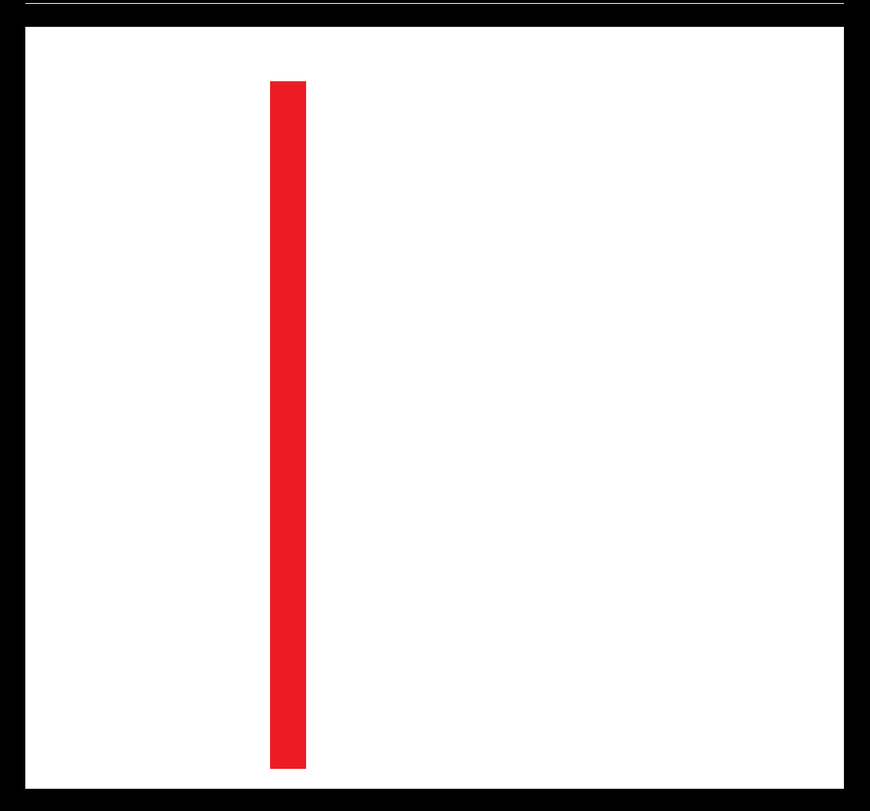
#> input picture Contors+Example/test38.png, 870 x 811 px, shrunk from 1134 x 1058 before the run
$ python Contors.py   (older library calls are emulated)
#> lines starting #> are read from the running program, lines starting #| are printed output that depends on the picture; after the words box and inside, x2 and y2 are one past the last pixel; in counts of white or black regions, pixels touching at a corner belong together
import cv2
import math
import numpy as np


''' ==========================
white circle is end
dark  is start
 ============================ '''

def Find_black_corners(img):

    img_black=img
    hsv_black = cv2.cvtColor(img_black, cv2.COLOR_BGR2HSV)
    lower_black = np.array([0, 0, 0])
    upper_black = np.array([10, 10, 60])
    black_mask= cv2.inRange(hsv_black, lower_black, upper_black)
    kernal = np.ones((5, 5), np.uint8)
    gray_res = cv2.morphologyEx(black_mask, cv2.MORPH_CLOSE, kernal)
    edges = cv2.Canny(gray_res, 100, 100)
    _,cnts,h  = cv2.findContours(edges.copy(), cv2.RETR_TREE, cv2.CHAIN_APPROX_SIMPLE)
    cnts = sorted(cnts, key = cv2.contourArea, reverse = True)[:10]
    cv2.imshow("imgof2fn",edges)
    if(len(cnts)>1):
        peri = cv2.arcLength(cnts[0], True)
        approx = cv2.approxPolyDP(cnts[0], 0.02 * peri, True)
        print(len(approx))


def next_state_finder(start,end,prev,zawya):

    #For Case of going up

    if (prev=="up"):
        if (zawya>80 and zawya <100):
            next="up"
        elif (zawya>100):
            next="left"
        elif (zawya<80):
            next="right"
        else:
            print("how did this happen")

    #For Case of going down

    elif (prev=="down"):
        if (zawya>80 and zawya <100):
            next="down"
        elif (zawya>100):
            next="left"
        elif (zawya<80):
            next="right"
        else:
            print("how did this happen")

    #For Case of going right

    elif (prev=="right"):
        if  (zawya<30):
            next="right"
        elif (end['y']<start['y']):
            next="up"
        elif (end['y']>start['y']):
            next="down"
        else:
            print("how did this happen")

     #For Case of going left

    elif (prev=="left"):

        if  (zawya>160):
            next="left"
        elif (end['y']<start['y']):
            next="up"
        elif (end['y']>start['y']):
            next="down"
        else:
            print("how did this happen")

    print(next)
    return next


def end_point_finder(vertices,startpoint):
    max_distance=0
    flag=1
    end_x=0
    end_y=0
    for corner in vertices:
        x,y=corner[0].ravel()
        distance=math.hypot( (startpoint['x'] - x ) , (startpoint['y'] - y ) )

        if flag==1:
            max_distance=distance
            flag=0
            end_x=x
            end_y=y

        elif flag==0:
            if (distance>max_distance):
                max_distance=distance
                end_x=x
                end_y=y
    return end_x , end_y


#Cosine_Law
def cosine_law(start,end):


    horizontal={"x": 1000 , "y": start["y"] }

    diff_x_start=(1000 - start["x"])
    diff_y_start=0

    diff_x_end=(end["x"]-start["x"])
    diff_y_end=(end["y"]-start["y"])

    adotb= (diff_x_start*diff_x_end) + (diff_y_start*diff_y_end)


    a_mag=math.hypot(diff_x_start,diff_y_start)
    b_mag=math.hypot(diff_x_end,diff_y_end)
    cos= (adotb/(a_mag * b_mag))
    angle=math.acos(cos)

    return  angle * (180/3.14)


#Testing Purposes

previous="up"
current= 0
startpoint=0
endpoint=0
first_time=1
img = cv2.imread("test38.png", cv2.IMREAD_COLOR)
#> img is the input picture: shape (811, 870, 3); mean B, G, R 218, 217.7, 225
img_test_black=img
# detect red lines
# =======================================
hsv = cv2.cvtColor(img, cv2.COLOR_BGR2HSV)
#> hsv: shape (811, 870, 3); mean H, S, V 6.5, 7.9, 225
min = np.array([150, 40, 40])
max = np.array([190, 255, 255])
mask = cv2.inRange(hsv, min, max)
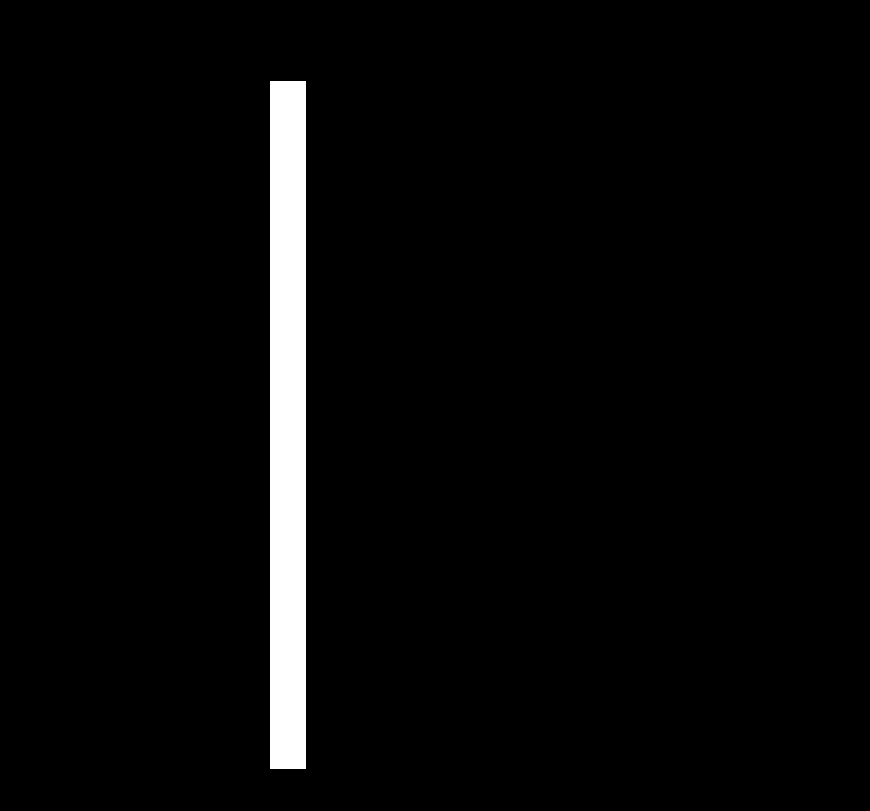
#> mask: shape (811, 870); 3.5% white; 1 white region, box (x1, y1, x2, y2) and area: (270, 81, 306, 769) 24768
res = cv2.bitwise_and(img, img, mask=mask)
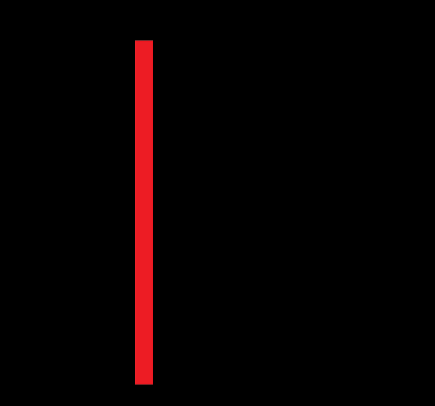
#> res: shape (811, 870, 3) (shown at 1/2 size); mean B, G, R 1.3, 1, 8.3

gray_res = cv2.cvtColor(res, cv2.COLOR_BGR2GRAY)
kernal = np.ones((5, 5), np.uint8)
gray_res = cv2.morphologyEx(gray_res, cv2.MORPH_CLOSE, kernal)
# =======================================
Find_black_corners(img_test_black)
#> in Find_black_corners, `gray_res = cv2.morphologyEx(black_mask, cv2.MORPH_CLOSE, kernal)`:
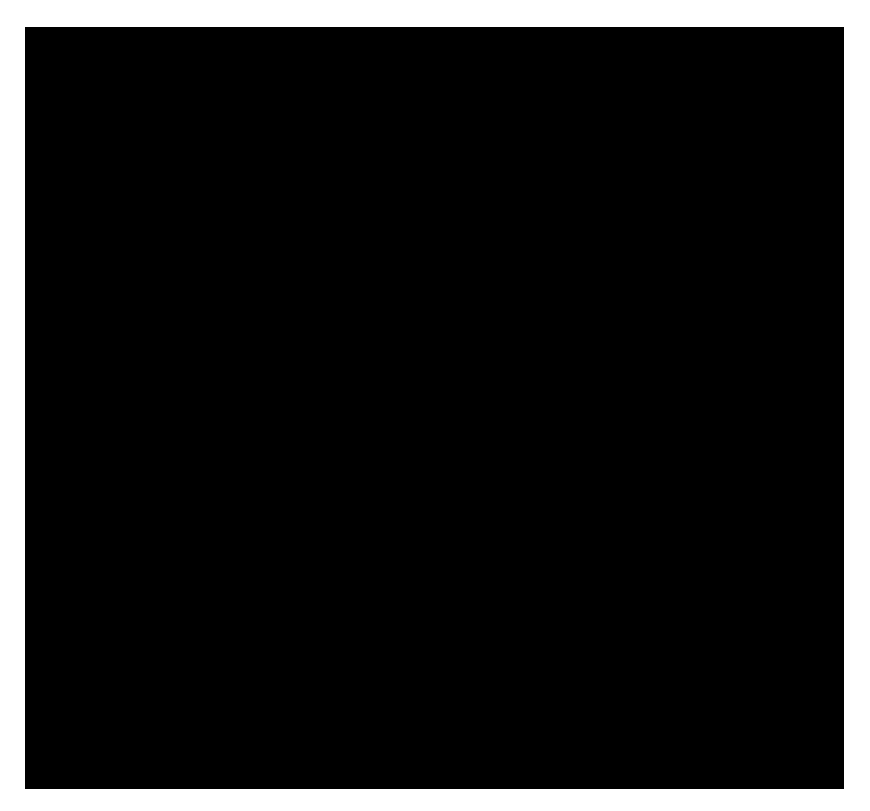
#> gray_res: shape (811, 870); 11.5% white; 1 white region, box (x1, y1, x2, y2) and area: (0, 0, 870, 811) 81492
#> in Find_black_corners, `edges = cv2.Canny(gray_res, 100, 100)`:
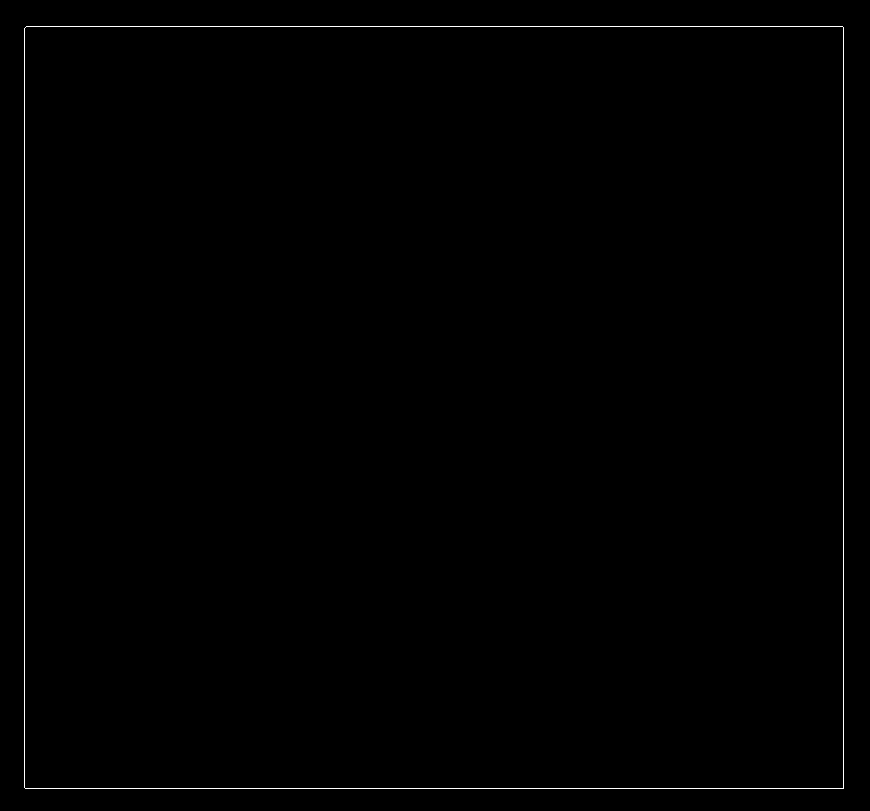
#> edges: shape (811, 870); 0.45% white in thin lines or dots, all inside (x1, y1, x2, y2) = (24, 26, 844, 789)
#> in Find_black_corners, `_,cnts,h  = cv2.findContours(edges.copy(), cv2.RETR_TREE, cv2.CHAIN_AP..`: cnts = 2 contours; box (x1, y1, x2, y2) and area: (24, 26, 844, 789) 624075, (24, 26, 844, 789) 624074; h = [[-1, -1, 1, -1], [-1, -1, -1, 0]]
#> in Find_black_corners, `peri = cv2.arcLength(cnts[0], True)`: peri = 3159.7
#> in Find_black_corners, `approx = cv2.approxPolyDP(cnts[0], 0.02 * peri, True)`: approx = [[24, 28], [25, 788], [843, 788], [842, 26]]
#| 4
# ============ get edges =======================
edges = cv2.Canny(gray_res, 100, 100)
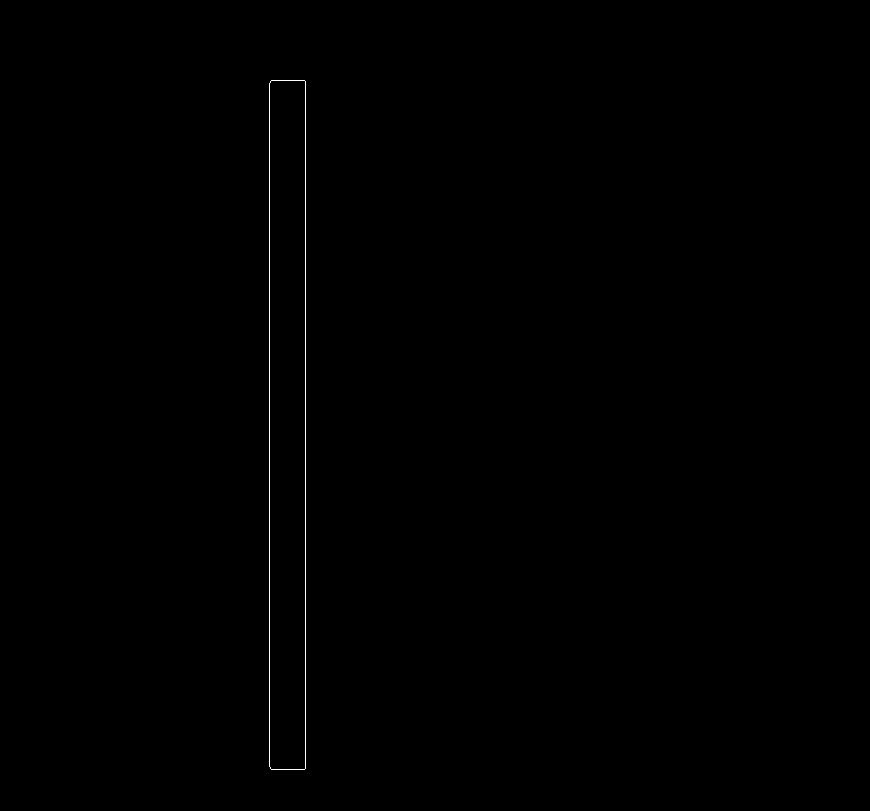
#> edges: shape (811, 870); 0.2% white in thin lines or dots, all inside (x1, y1, x2, y2) = (269, 80, 306, 770)
# =============================================

#Detects the contors in the image
_,cnts,h  = cv2.findContours(edges.copy(), cv2.RETR_TREE, cv2.CHAIN_APPROX_SIMPLE)
#> cnts = 2 contours; box (x1, y1, x2, y2) and area: (269, 80, 306, 770) 24797, (269, 80, 306, 770) 24797; h = [[-1, -1, 1, -1], [-1, -1, -1, 0]]
#Sorts them by area
cnts = sorted(cnts, key = cv2.contourArea, reverse = True)[:10]
#Gets the length of biggest contor
peri = cv2.arcLength(cnts[0], True)
#> peri = 1446.5
#Approximates the Contor we have to one with less vertices
approx = cv2.approxPolyDP(cnts[0], 0.02 * peri, True)
#> approx = [[271, 80], [269, 766], [304, 769], [305, 81]]
#same thing
#check the documentation:
#https://docs.opencv.org/3.1.0/dd/d49/tutorial_py_contour_features.html
vertices = cv2.convexHull(approx, clockwise=False)
#> vertices = [[305, 81], [304, 769], [269, 766], [271, 80]]

#we define variables , called Biggest X, Biggest Y , Smallest X , Smallest Y
smallest_x,smallest_y=vertices[0].ravel()
#> smallest_x = 305; smallest_y = 81
biggest_x=smallest_x
#> biggest_x = 305
biggest_y=smallest_y
#> biggest_y = 81

i=0

for corner in vertices:
    #print(corner)
    x,y=corner[0].ravel()

    if(first_time==1):
        x_smallesty=x
        x_biggesty=x
        y_smallestx=y
        y_biggestx=y
        first_time=0


    if (x > biggest_x):
        biggest_x = x
        y_biggestx=y

    elif (x < smallest_x):
        smallest_x = x
        y_smallestx=y

    if (y > biggest_y):
        biggest_y = y
        x_biggesty =x

    elif (y < smallest_y):
        smallest_y = y
        x_smallesty=x

    i+=1
#> this loop made 4 passes
#> (x, y, x_smallesty, x_biggesty, y_smallestx, y_biggestx, first_time) on pass 1: (305, 81, 305, 305, 81, 81, 0)
#> after the loop, biggest_x = 305; biggest_y = 769; first_time = 0; i = 4; smallest_x = 269; smallest_y = 80; x_biggesty = 304; x_smallesty = 271; y_biggestx = 81; y_smallestx = 766

#==================================
#we want to make the rov able to find the next state
#from the value of the previous state
#==================================
#print(vertices)
next=0

if (previous == "left"):

    startpoint= {"x":biggest_x,"y":y_biggestx}
    cv2.circle(img,(startpoint['x'],startpoint['y']), 10, (100,100,50), -1)
    endx,endy=end_point_finder(vertices,startpoint)
    cv2.circle(img,(endx,endy),10, (255,255,255), -1)
    endpoint={"x": endx,"y": endy}
    zawya= cosine_law(startpoint,endpoint)
    next = next_state_finder (startpoint,endpoint,previous,zawya)


elif (previous == "right"):
    startpoint= {"x": smallest_x,"y": y_smallestx}
    cv2.circle(img,(startpoint['x'],startpoint['y']), 10, (100,100,50), -1)
    endx,endy=end_point_finder(vertices,startpoint)
    endpoint={"x": endx,"y": endy}
    cv2.circle(img,(endx,endy), 10, (255,255,255), -1)
    zawya= cosine_law(startpoint,endpoint)
    next = next_state_finder (startpoint,endpoint,previous,zawya)


elif (previous == "up"):
    startpoint= {"x":x_biggesty,"y": biggest_y}
#> startpoint = {'x': 304, 'y': 769}
    cv2.circle(img,(startpoint['x'],startpoint['y']), 10, (100,100,50), -1)
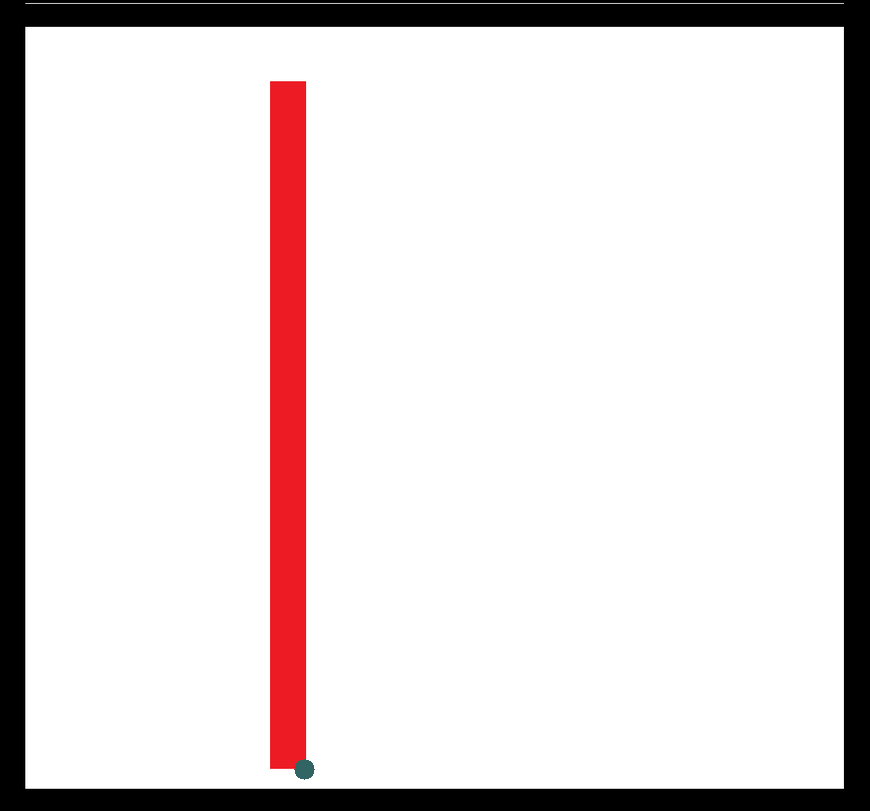
#> img: shape (811, 870, 3); 0.04% of pixels changed, all inside (x1, y1, x2, y2) = (294, 759, 315, 780)
    endx,endy=end_point_finder(vertices,startpoint)
#> the loop in end_point_finder, `for corner in vertices:` made 4 passes
#> (x, y, distance, max_distance, flag, end_x, end_y) on pass 1: (305, 81, 688, 688, 0, 305, 81)
#> after the loop in end_point_finder, `for corner in vertices:`: end_x = 271; end_y = 80; flag = 0; max_distance = 689.8
#> endx = 271; endy = 80
    endpoint={"x": endx,"y": endy}
#> endpoint = {'x': 271, 'y': 80}
    cv2.circle(img,(endx,endy), 10, (255,255,255), -1)
#> img: shape (811, 870, 3); 0.01% of pixels changed, all inside (x1, y1, x2, y2) = (270, 79, 281, 91)
    zawya= cosine_law(startpoint,endpoint)
#> in cosine_law, `horizontal={"x": 1000 , "y": start["y"] }`: horizontal = {'x': 1000, 'y': 769}
#> in cosine_law, `diff_x_start=(1000 - start["x"])`: diff_x_start = 696
#> in cosine_law, `diff_x_end=(end["x"]-start["x"])`: diff_x_end = -33
#> in cosine_law, `diff_y_end=(end["y"]-start["y"])`: diff_y_end = -689
#> in cosine_law, `adotb= (diff_x_start*diff_x_end) + (diff_y_start*diff_y_end)`: adotb = -22968
#> in cosine_law, `a_mag=math.hypot(diff_x_start,diff_y_start)`: a_mag = 696
#> in cosine_law, `b_mag=math.hypot(diff_x_end,diff_y_end)`: b_mag = 689.8
#> in cosine_law, `cos= (adotb/(a_mag * b_mag))`: cos = -0.0478
#> in cosine_law, `angle=math.acos(cos)`: angle = 1.62
#> zawya = 92.79
    next = next_state_finder (startpoint,endpoint,previous,zawya)
#> next = 'up'


elif (previous == "down"):
    startpoint= {"x":x_smallesty,"y":smallest_y}
    cv2.circle(img,(startpoint['x'],startpoint['y']), 10, (100,100,50), -1)
    endx,endy=end_point_finder(vertices,startpoint)
    cv2.circle(img,(endx,endy), 10, (255,255,255), -1)
    endpoint={"x": endx,"y": endy}
    zawya= cosine_law(startpoint,endpoint)
    next = next_state_finder (startpoint,endpoint,previous,zawya)


cv2.imshow('Corner', img)


u = cv2.waitKey(0)
#> (key Esc is pressed here)
